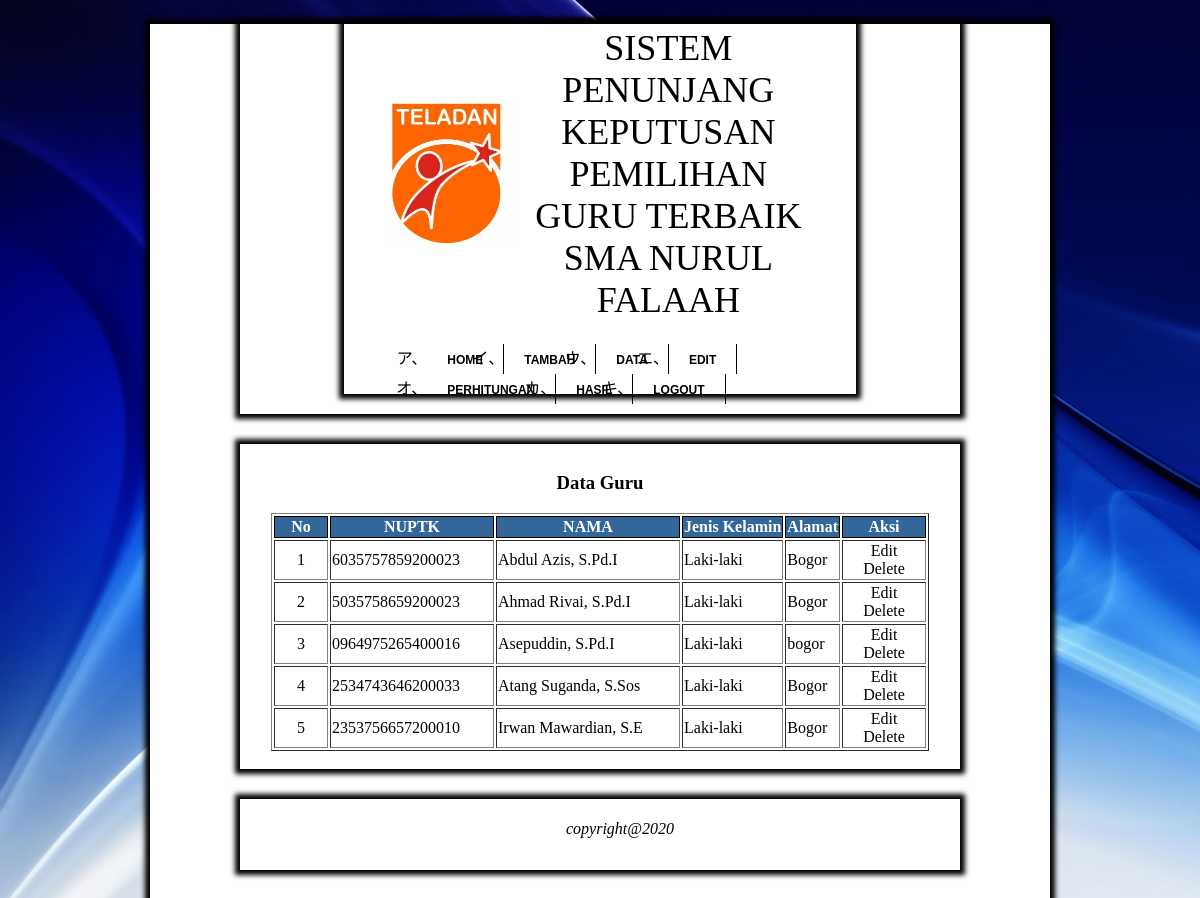
Screenshot of /admin/data_guru.php (signed in) with the database file from the repository.
### tables this page shows
CREATE TABLE IF NOT EXISTS `guru` (
`id_guru` int(5) NOT NULL,
  `id_kriteria` int(2) DEFAULT NULL,
  `nuptk` varchar(16) NOT NULL,
  `nama` varchar(55) NOT NULL,
  `gender` varchar(30) NOT NULL,
  `alamat` text NOT NULL
);

### admin/data_guru.php (the view, shortened to what this page needs)
<?php
if (isset($_SESSION['level']))
{
	if ($_SESSION['level'] == "admin")
   {
?>
<html>
<head>
<link href="style.css" type="text/css" rel="stylesheet" />
</head>
<body>
<div id="container">
<div class="header">
<?php include "header.php"; ?>
</div>
<div class="conten">
<?php
$sql = mysqli_query($GLOBALS["___mysqli_ston"], "SELECT * FROM guru");
	echo "<center><H3>Data Guru</H3></center>
	<table border='1' align='center'>
		<tr>
			<th width='50'>No</th>
			<th width='160'>NUPTK</th>
			<th width='180'>NAMA</th>
			<th>Jenis Kelamin</th>
			<th>Alamat</th>
			<th>Aksi</th>
		</tr>
		";
	while ($dt = mysqli_fetch_array($sql)) {
	?>
		<tr>
			<td  align='center' ><?php echo $dt['id_guru'];?></td>
			<td><?php echo $dt['nuptk'];?></td>
			<td><?php echo $dt['nama'];?></td>
			<td ><?php echo $dt['gender'];?></td>
			<td><?php echo $dt['alamat'];?></td>
			<td align='center' width='80'><a href="edit_guru.php?id_guru=<?php echo $dt['id_guru']; ?>">Edit</a><br>
			<a href="aksi/dguru.php?id_guru=<?php echo $dt['id_guru']; ?>" onclick="return confirm('Apakah anda yakin?')">Delete</a></td>
		</tr>
	<?php
	}
	echo "</table>";
	echo "<br>";
	?>
</div>
<div class="footer">
<?php include "footer.php"; ?>
</div>
</div>
</body>
</html>
<?php
   }
}
?>

### admin/style.css (style rules this page uses)
body { background-image:url(../img/bg.jpg); background-attachment:fixed; background-repeat:repeat; }
TH { background-color:#999999; border-width: 1px ; border-style:solid; border-color :black ; text-decoration:bold; }
#container { margin-top:2%; margin-left:17%; margin-right:17%; margin-bottom:auto; background-color:white; -moz-box-shadow: 0 0 5px 5px black; -webkit-box-shadow: 0 0 5px 5px black; box-shadow: 0 0 5px 5px blcak; height:auto; }
.header { background-color:white; margin-top:15px; padding-bottom:20px; padding-left:40px; padding-right:40px; }
.conten { background-color:white; height:auto; margin-left:5%; margin-right:5%; }
a:link { color:black; text-decoration:blink; }

### css/style.css (style rules this page uses)
body { background-image:url(../img/bg.jpg); background-attachment:fixed; background-repeat:repeat; }
TH { color : #FFFFFF; background-color : #336699; border-width: 1px ; border-style:solid; border-color :black; }
#container { margin-top:2%; margin-left:12%; margin-right:12%; margin-bottom:auto; background-color:no; height:auto; }
.header { background-color:white; margin-left:10%; margin-right:10%; -moz-box-shadow: 0 0 5px 5px black; -webkit-box-shadow: 0 0 5px 5px black; box-shadow: 0 0 5px 5px black; }
.conten { background-color:white; height:auto; margin-top:30px; margin-left:10%; margin-right:10%; padding-top:10px; -moz-box-shadow: 0 0 5px 5px black; -webkit-box-shadow: 0 0 5px 5px black; box-shadow: 0 0 5px 5px black; }
a:link { color:black; text-decoration:blink; }

### rows the page displays
guru: id_guru "1", nuptk "6035757859200023", nama "Abdul Azis, S.Pd.I", gender "Laki-laki", alamat "Bogor"
guru: id_guru "2", nuptk "5035758659200023", nama "Ahmad Rivai, S.Pd.I", gender "Laki-laki", alamat "Bogor"
guru: id_guru "3", nuptk "0964975265400016", nama "Asepuddin, S.Pd.I", gender "Laki-laki", alamat "bogor"
guru: id_guru "4", nuptk "2534743646200033", nama "Atang Suganda, S.Sos", gender "Laki-laki", alamat "Bogor"
guru: id_guru "5", nuptk "2353756657200010", nama "Irwan Mawardian, S.E", gender "Laki-laki", alamat "Bogor"
